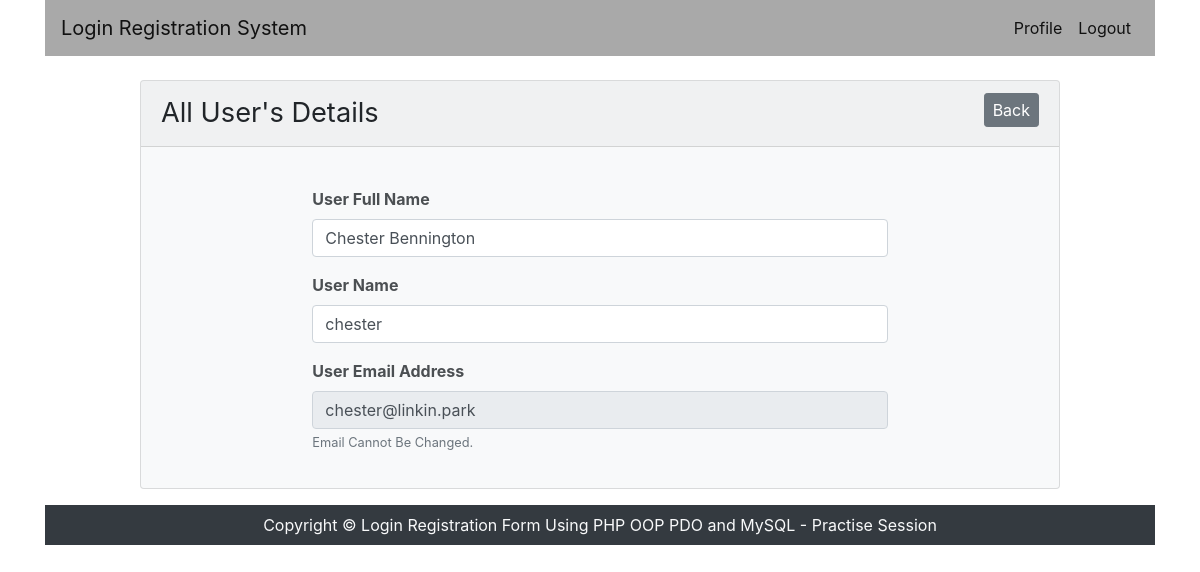
Page /profile.php?id=4 (signed in) on the committed database.
### tables this page shows
CREATE TABLE `users` (
  `user_id` int(11) NOT NULL,
  `user_full_name` varchar(255) NOT NULL,
  `user_name` varchar(255) NOT NULL,
  `user_email` varchar(255) NOT NULL,
  `user_password` varchar(255) NOT NULL
);

### inc/User.php (called while the page is built, shortened)
<?php
include 'Database.php';
class User{
    private $db_conn;
    public function __construct(){
        $this->db_conn = new Database();
    }
    public function getUserDataById($id){
        $sql = "SELECT * FROM users WHERE user_id = :id";
        $query = $this -> db_conn -> pdo -> prepare($sql);
        $query -> bindValue(':id', $id);
        $query -> execute();
        $result = $query -> fetch(PDO::FETCH_OBJ);
        return $result;
    }
}

### inc/Database.php (called while the page is built)
<?php
class Database{
    private $hostname = "localhost";
    private $username = "root";
    private $password = "";
    private $dbname   = "oop_login_reg";
    public $pdo;
    public function __construct(){
        if(!isset($this -> pdo)){
            try{
                $conn = new PDO("mysql:host=".$this->hostname.";dbname=".$this->dbname,$this->username,$this->password);
                $conn -> setAttribute(PDO::ATTR_ERRMODE, PDO::ERRMODE_EXCEPTION);
                $conn -> exec("SET CHARACTER SET utf8");
                $this -> pdo = $conn;
            }catch (PDOException $error){
                echo "Database Connection Not Established ".$error->getMessage();
            }
        }
    }
}

### profile.php (the view, shortened to what this page needs)
<?php
include 'header.php';
include 'inc/User.php';
if(isset($_GET['id'])) {
    $id = (int)$_GET['id'];
}
$user = new User();
?>
<section class="mt-4">
    <div class="row">
        <div class="col-md-10 col-lg-10 col-sm-10 m-auto">
            <div class="card bg-light mb-3">
                <div class="card-header mb-2"><p class="heading2">All User's Details</p> <a href="index.php" class="card_header_right back-btn btn btn-secondary btn-sm">Back</a> </div>
                <div class="card-body">
                    <div class="row">
                        <div class="col-md-8 col-lg-8 col-sm-11 m-auto">
                            <?php
                                $getUserData = $user -> getUserDataById($id);
                                if($getUserData == true){
                            ?>
                            <form action="" method="post">
                                <div class="form-group">
                                    <label for="userFullName">User Full Name</label>
                                    <input type="text" name="full_name" class="form-control" value="<?php echo $getUserData->user_full_name ?>">
                                </div>
                                <div class="form-group">
                                    <label for="userName">User Name</label>
                                    <input type="text" name="user_name" class="form-control" value="<?php echo $getUserData->user_name ?>">
                                </div>
                                <div class="form-group">
                                    <label for="userEmail">User Email Address</label>
                                    <input type="email" name="email_addr" class="form-control" value="<?php echo $getUserData->user_email ?>" readonly>
                                    <small class="form-text text-muted">Email Cannot Be Changed.</small>
                                </div>
                            </form>
                            <?php } ?>
                        </div>
                    </div>
                </div>
            </div>
        </div>
    </div>
</section>
<?php
include 'footer.php';
?>

### assets/css/style.css (style rules this page uses)
.form-group > label { font-weight: bold; opacity: 0.8; }
.heading2 { font-size: 1.7em; display: inline; }
.card_header_right { font-size: 1.3em; float: right; }
.back-btn { font-size: 1em; }

### rows in the picture
users: full_name "Chester Bennington", user_name "chester", email_addr "chester@linkin.park"
